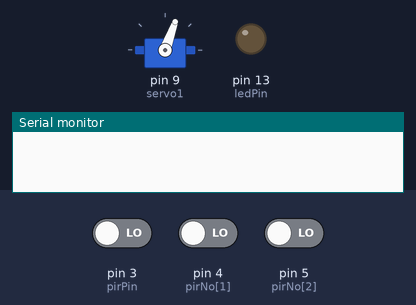
Bench run of a sketch on a simulated Arduino Uno, built with avr-gcc and run on an emulated ATmega328P. On the bench: servo, output pins drawn as LEDs (lit = HIGH), the last lines printed to the serial monitor. The inputs (shaded band) are chosen by the test bench; at power-on: pin 3 (pirPin) LOW, pin 4 (pirNo[1]) LOW, pin 5 (pirNo[2]) LOW.

Above: at 11.9 s.
12.0 s: pin 3 (pirPin) driven HIGH
At 12.7 s:
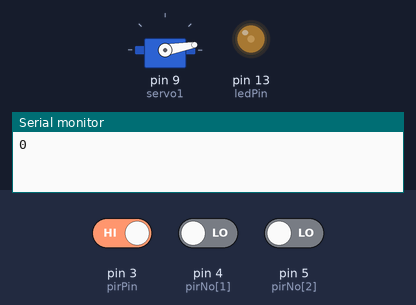
13.5 s: pin 4 (pirNo[1]) driven HIGH
At 14.6 s:
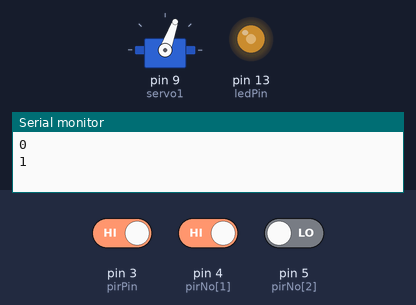
15.1 s: pin 5 (pirNo[2]) driven HIGH
At 15.5 s:
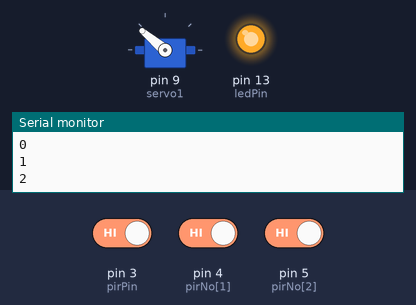
16.6 s: pin 5 (pirNo[2]) driven LOW
At 17.8 s:
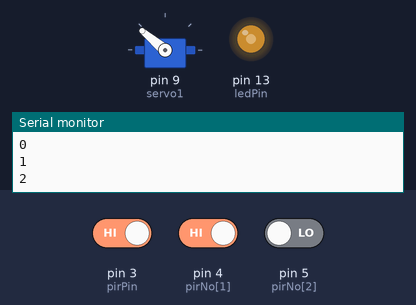
18.1 s: pin 3 (pirPin) driven LOW
At 18.6 s:
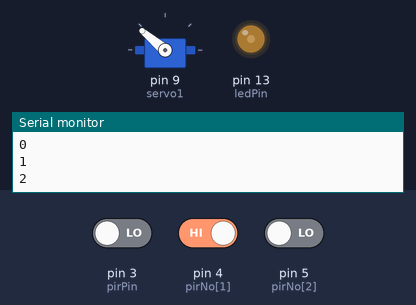
19.6 s: pin 3 (pirPin) driven HIGH
At 20.9 s:
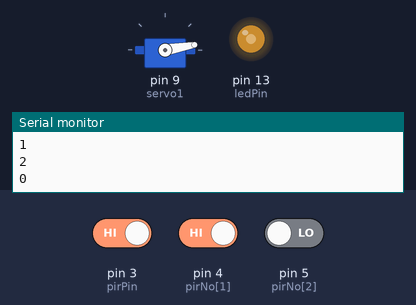
Timing chart, 0 to 22.1 s (numbered marks = the images above; inputs shaded):
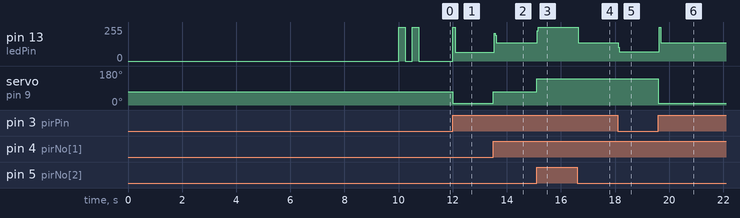

Measured:
- after the input at 12.0 s, pin 13 (ledPin): 0/255 → 255/255 at once, → 65/255 0.09 s later; servo on pin 9 (servo1): 70° → 10° at once
- after the input at 13.5 s, pin 13 (ledPin): 65/255 → 136/255 at once; servo on pin 9 (servo1): 10° → 70° at once
- after the input at 15.1 s, pin 13 (ledPin): 136/255 → 255/255 at once; servo on pin 9 (servo1): 70° → 140° at once
- after the input at 16.6 s, pin 13 (ledPin): 255/255 → 136/255 at once
- after the input at 18.1 s, pin 13 (ledPin): 136/255 → 71/255 at once
- after the input at 19.6 s, pin 13 (ledPin): 71/255 → 136/255 at once; servo on pin 9 (servo1): 140° → 10° at once

The sketch:

skull_creeping.ino
```cpp
#include <Servo.h>
// author: Daniel Mahon Oct 2014 //
// original author: jim demello feb 2014 //
boolean pirStatus;
Servo servo1;
int servangle = 0; // servo angle variable
int pirNo[] = {3,4,5};          // pir pin numbers
int pirPrevLow[] = {1,1,1};     // previously low flag set to true
int pirPrevUsed[]  = {0,0,0};     // has pir been on used before going low
int pirCount = 3;
int maxRange = 140;
int pirPos[] = {10,maxRange/2,maxRange}; // positions for servo (0-180)
int curPosPir = 0;
int pirPin = 3;
int ledPin = 13;


void setup(){
  Serial.begin(9600);
  servo1.attach(9);
  for(int i=0;i<pirCount;i++){
  pinMode(pirNo[i], INPUT);
   }
  pinMode(ledPin, OUTPUT);
  servo1.write(maxRange/2); // put servo at center to begin
  delay(10000); // calibrate for about 10 seconds

  // pulse eyes to show ready
  digitalWrite(ledPin, HIGH);
  delay(250);
  digitalWrite(ledPin, LOW);
  delay(250);
  digitalWrite(ledPin, HIGH);
  delay(250);
  digitalWrite(ledPin, LOW);
  }
////////////////////////////
//Main LOOP
//////////////////
void loop(){

//  servo1.write(70);
//  return;

  //test positions
 /*
  servo1.write(10);
  delay(2000);
  servo1.write(70);
  delay(2000);
  servo1.write(140);
  delay(2000);
  servo1.write(70);
  delay(2000);
  return;
  */

  for(int j=0;j<pirCount;j++){ // for each PIR
     pirPin=pirNo[j];
     pirStatus = digitalRead(pirPin);
     if (pirStatus == HIGH) {
          digitalWrite(ledPin, HIGH);   //the led visualizes the sensors output pin state
          if(pirPrevLow[j])    {
                if (curPosPir != pirPin && pirPrevUsed[j] == 0) { // if high PIR is different than current position PIR then move to new position
                   servo1.write(pirPos[j]);
                   Serial.println(j);
                   delay(50);
                   curPosPir = pirPin; // keep current PIR
                   pirPrevUsed[j] = 1;
                }
          pirPrevLow[j] = 0; // pir is now not low
          }
      }
      else {
              digitalWrite(ledPin, LOW);  //the led visualizes the sensors output pin state
              pirPrevLow[j] = 1;   // pir is now low
              pirPrevUsed[j] = 0;
      }
    } // end j number of pirs loop
  }// end infinite loop
```
